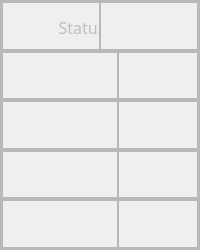
                   <widget class="QFrame" name="frame_66">
                    <property name="enabled">
                     <bool>false</bool>
                    </property>
                    <property name="sizePolicy">
                     <sizepolicy hsizetype="Preferred" vsizetype="Expanding">
                      <horstretch>0</horstretch>
                      <verstretch>0</verstretch>
                     </sizepolicy>
                    </property>
                    <property name="minimumSize">
                     <size>
                      <width>0</width>
                      <height>250</height>
                     </size>
                    </property>
                    <property name="maximumSize">
                     <size>
                      <width>16777215</width>
                      <height>300</height>
                     </size>
                    </property>
                    <property name="frameShape">
                     <enum>QFrame::StyledPanel</enum>
                    </property>
                    <property name="frameShadow">
                     <enum>QFrame::Raised</enum>
                    </property>
                    <layout class="QVBoxLayout" name="verticalLayout_16">
                     <property name="spacing">
                      <number>0</number>
                     </property>
                     <property name="leftMargin">
                      <number>0</number>
                     </property>
                     <property name="topMargin">
                      <number>0</number>
                     </property>
                     <property name="rightMargin">
                      <number>0</number>
                     </property>
                     <property name="bottomMargin">
                      <number>0</number>
                     </property>
                     <item>
                      <widget class="QFrame" name="frame_126">
                       <property name="minimumSize">
                        <size>
                         <width>0</width>
                         <height>40</height>
                        </size>
                       </property>
                       <property name="frameShape">
                        <enum>QFrame::StyledPanel</enum>
                       </property>
                       <property name="frameShadow">
                        <enum>QFrame::Raised</enum>
                       </property>
                       <layout class="QHBoxLayout" name="horizontalLayout_32">
                        <property name="spacing">
                         <number>0</number>
                        </property>
                        <property name="leftMargin">
                         <number>0</number>
                        </property>
                        <property name="topMargin">
                         <number>0</number>
                        </property>
                        <property name="rightMargin">
                         <number>0</number>
                        </property>
                        <property name="bottomMargin">
                         <number>0</number>
                        </property>
                        <item>
                         <widget class="QFrame" name="frame_127">
                          <property name="maximumSize">
                           <size>
                            <width>220</width>
                            <height>9999999</height>
                           </size>
                          </property>
                          <property name="frameShape">
                           <enum>QFrame::StyledPanel</enum>
                          </property>
                          <property name="frameShadow">
                           <enum>QFrame::Raised</enum>
                          </property>
                          <widget class="QLabel" name="label_43">
                           <property name="geometry">
                            <rect>
                             <x>0</x>
                             <y>0</y>
                             <width>220</width>
                             <height>50</height>
                            </rect>
                           </property>
                           <property name="sizePolicy">
                            <sizepolicy hsizetype="Preferred" vsizetype="Preferred">
                             <horstretch>0</horstretch>
                             <verstretch>0</verstretch>
                            </sizepolicy>
                           </property>
                           <property name="font">
                            <font>
                             <family>Equinox Bold</family>
                             <pointsize>12</pointsize>
                            </font>
                           </property>
                           <property name="text">
                            <string>Status Lado B:</string>
                           </property>
                           <property name="alignment">
                            <set>Qt::AlignCenter</set>
                           </property>
                          </widget>
                         </widget>
                        </item>
                        <item>
                         <widget class="QFrame" name="frame_128">
                          <property name="frameShape">
                           <enum>QFrame::StyledPanel</enum>
                          </property>
                          <property name="frameShadow">
                           <enum>QFrame::Raised</enum>
                          </property>
                          <widget class="QLabel" name="lbl_staus_lado_b">
                           <property name="geometry">
                            <rect>
                             <x>0</x>
                             <y>0</y>
                             <width>621</width>
                             <height>50</height>
                            </rect>
                           </property>
                           <property name="sizePolicy">
                            <sizepolicy hsizetype="Preferred" vsizetype="Preferred">
                             <horstretch>0</horstretch>
                             <verstretch>0</verstretch>
                            </sizepolicy>
                           </property>
                           <property name="font">
                            <font>
                             <family>Equinox Bold</family>
                             <pointsize>12</pointsize>
                            </font>
                           </property>
                           <property name="text">
                            <string>xxxxxxxxxx</string>
                           </property>
                           <property name="alignment">
                            <set>Qt::AlignCenter</set>
                           </property>
                          </widget>
                         </widget>
                        </item>
                       </layout>
                      </widget>
                     </item>
                     <item>
                      <widget class="QFrame" name="frame_135">
                       <property name="minimumSize">
                        <size>
                         <width>0</width>
                         <height>40</height>
                        </size>
                       </property>
                       <property name="frameShape">
                        <enum>QFrame::StyledPanel</enum>
                       </property>
                       <property name="frameShadow">
                        <enum>QFrame::Raised</enum>
                       </property>
                       <layout class="QHBoxLayout" name="horizontalLayout_35">
                        <property name="spacing">
                         <number>0</number>
                        </property>
                        <property name="leftMargin">
                         <number>0</number>
                        </property>
                        <property name="topMargin">
                         <number>0</number>
                        </property>
                        <property name="rightMargin">
                         <number>0</number>
                        </property>
                        <property name="bottomMargin">
                         <number>0</number>
                        </property>
                        <item>
                         <widget class="QFrame" name="frame_136">
                          <property name="frameShape">
                           <enum>QFrame::StyledPanel</enum>
                          </property>
                          <property name="frameShadow">
                           <enum>QFrame::Raised</enum>
                          </property>
                          <widget class="QLabel" name="lbl_man_auto_lado_b">
                           <property name="geometry">
                            <rect>
                             <x>0</x>
                             <y>0</y>
                             <width>761</width>
                             <height>50</height>
                            </rect>
                           </property>
                           <property name="sizePolicy">
                            <sizepolicy hsizetype="Preferred" vsizetype="Preferred">
                             <horstretch>0</horstretch>
                             <verstretch>0</verstretch>
                            </sizepolicy>
                           </property>
                           <property name="font">
                            <font>
                             <family>Equinox Bold</family>
                             <pointsize>12</pointsize>
                            </font>
                           </property>
                           <property name="text">
                            <string>Lado B em Manual:</string>
                           </property>
                           <property name="alignment">
                            <set>Qt::AlignCenter</set>
                           </property>
                          </widget>
                         </widget>
                        </item>
                        <item>
                         <widget class="QFrame" name="frame_137">
                          <property name="maximumSize">
                           <size>
                            <width>80</width>
                            <height>999999</height>
                           </size>
                          </property>
                          <property name="frameShape">
                           <enum>QFrame::StyledPanel</enum>
                          </property>
                          <property name="frameShadow">
                           <enum>QFrame::Raised</enum>
                          </property>
                         </widget>
                        </item>
                       </layout>
                      </widget>
                     </item>
                     <item>
                      <widget class="QFrame" name="frame_129">
                       <property name="minimumSize">
                        <size>
                         <width>0</width>
                         <height>40</height>
                        </size>
                       </property>
                       <property name="frameShape">
                        <enum>QFrame::StyledPanel</enum>
                       </property>
                       <property name="frameShadow">
                        <enum>QFrame::Raised</enum>
                       </property>
                       <layout class="QHBoxLayout" name="horizontalLayout_33" stretch="0,0">
                        <property name="spacing">
                         <number>0</number>
                        </property>
                        <property name="leftMargin">
                         <number>0</number>
                        </property>
                        <property name="topMargin">
                         <number>0</number>
                        </property>
                        <property name="rightMargin">
                         <number>0</number>
                        </property>
                        <property name="bottomMargin">
                         <number>0</number>
                        </property>
                        <item>
                         <widget class="QFrame" name="frame_130">
                          <property name="frameShape">
                           <enum>QFrame::StyledPanel</enum>
                          </property>
                          <property name="frameShadow">
                           <enum>QFrame::Raised</enum>
                          </property>
                          <widget class="QLabel" name="label_48">
                           <property name="geometry">
                            <rect>
                             <x>0</x>
                             <y>0</y>
                             <width>761</width>
                             <height>50</height>
                            </rect>
                           </property>
                           <property name="sizePolicy">
                            <sizepolicy hsizetype="Preferred" vsizetype="Preferred">
                             <horstretch>0</horstretch>
                             <verstretch>0</verstretch>
                            </sizepolicy>
                           </property>
                           <property name="font">
                            <font>
                             <family>Equinox Bold</family>
                             <pointsize>12</pointsize>
                            </font>
                           </property>
                           <property name="text">
                            <string>Robô cortando no lado B:</string>
                           </property>
                           <property name="alignment">
                            <set>Qt::AlignCenter</set>
                           </property>
                          </widget>
                         </widget>
                        </item>
                        <item>
                         <widget class="QFrame" name="frame_131">
                          <property name="maximumSize">
                           <size>
                            <width>80</width>
                            <height>16777215</height>
                           </size>
                          </property>
                          <property name="frameShape">
                           <enum>QFrame::StyledPanel</enum>
                          </property>
                          <property name="frameShadow">
                           <enum>QFrame::Raised</enum>
                          </property>
                         </widget>
                        </item>
                       </layout>
                      </widget>
                     </item>
                     <item>
                      <widget class="QFrame" name="frame_132">
                       <property name="minimumSize">
                        <size>
                         <width>0</width>
                         <height>40</height>
                        </size>
                       </property>
                       <property name="frameShape">
                        <enum>QFrame::StyledPanel</enum>
                       </property>
                       <property name="frameShadow">
                        <enum>QFrame::Raised</enum>
                       </property>
                       <layout class="QHBoxLayout" name="horizontalLayout_34">
                        <property name="spacing">
                         <number>0</number>
                        </property>
                        <property name="leftMargin">
                         <number>0</number>
                        </property>
                        <property name="topMargin">
                         <number>0</number>
                        </property>
                        <property name="rightMargin">
                         <number>0</number>
                        </property>
                        <property name="bottomMargin">
                         <number>0</number>
                        </property>
                        <item>
                         <widget class="QFrame" name="frame_133">
                          <property name="frameShape">
                           <enum>QFrame::StyledPanel</enum>
                          </property>
                          <property name="frameShadow">
                           <enum>QFrame::Raised</enum>
                          </property>
                          <widget class="QLabel" name="label_49">
                           <property name="geometry">
                            <rect>
                             <x>0</x>
                             <y>0</y>
                             <width>761</width>
                             <height>50</height>
                            </rect>
                           </property>
                           <property name="sizePolicy">
                            <sizepolicy hsizetype="Preferred" vsizetype="Preferred">
                             <horstretch>0</horstretch>
                             <verstretch>0</verstretch>
                            </sizepolicy>
                           </property>
                           <property name="font">
                            <font>
                             <family>Equinox Bold</family>
                             <pointsize>12</pointsize>
                            </font>
                           </property>
                           <property name="text">
                            <string>Segurança para corte lado B:</string>
                           </property>
                           <property name="alignment">
                            <set>Qt::AlignCenter</set>
                           </property>
                          </widget>
                          <widget class="QLabel" name="label_47">
                           <property name="geometry">
                            <rect>
                             <x>0</x>
                             <y>40</y>
                             <width>761</width>
                             <height>50</height>
                            </rect>
                           </property>
                           <property name="sizePolicy">
                            <sizepolicy hsizetype="Preferred" vsizetype="Preferred">
                             <horstretch>0</horstretch>
                             <verstretch>0</verstretch>
                            </sizepolicy>
                           </property>
                           <property name="font">
                            <font>
                             <family>Equinox Bold</family>
                             <pointsize>12</pointsize>
                            </font>
                           </property>
                           <property name="text">
                            <string>Lado A sem alarme:</string>
                           </property>
                           <property name="alignment">
                            <set>Qt::AlignCenter</set>
                           </property>
                          </widget>
                         </widget>
                        </item>
                        <item>
                         <widget class="QFrame" name="frame_134">
                          <property name="maximumSize">
                           <size>
                            <width>80</width>
                            <height>16777215</height>
                           </size>
                          </property>
                          <property name="frameShape">
                           <enum>QFrame::StyledPanel</enum>
                          </property>
                          <property name="frameShadow">
                           <enum>QFrame::Raised</enum>
                          </property>
                         </widget>
                        </item>
                       </layout>
                      </widget>
                     </item>
                     <item>
                      <widget class="QFrame" name="frame_123">
                       <property name="minimumSize">
                        <size>
                         <width>0</width>
                         <height>40</height>
                        </size>
                       </property>
                       <property name="frameShape">
                        <enum>QFrame::StyledPanel</enum>
                       </property>
                       <property name="frameShadow">
                        <enum>QFrame::Raised</enum>
                       </property>
                       <layout class="QHBoxLayout" name="horizontalLayout_31">
                        <property name="spacing">
                         <number>0</number>
                        </property>
                        <property name="leftMargin">
                         <number>0</number>
                        </property>
                        <property name="topMargin">
                         <number>0</number>
                        </property>
                        <property name="rightMargin">
                         <number>0</number>
                        </property>
                        <property name="bottomMargin">
                         <number>0</number>
                        </property>
                        <item>
                         <widget class="QFrame" name="frame_124">
                          <property name="frameShape">
                           <enum>QFrame::StyledPanel</enum>
                          </property>
                          <property name="frameShadow">
                           <enum>QFrame::Raised</enum>
                          </property>
                         </widget>
                        </item>
                        <item>
                         <widget class="QFrame" name="frame_125">
                          <property name="maximumSize">
                           <size>
                            <width>80</width>
                            <height>16777215</height>
                           </size>
                          </property>
                          <property name="frameShape">
                           <enum>QFrame::StyledPanel</enum>
                          </property>
                          <property name="frameShadow">
                           <enum>QFrame::Raised</enum>
                          </property>
                         </widget>
                        </item>
                       </layout>
                      </widget>
                     </item>
                    </layout>
                   </widget>
